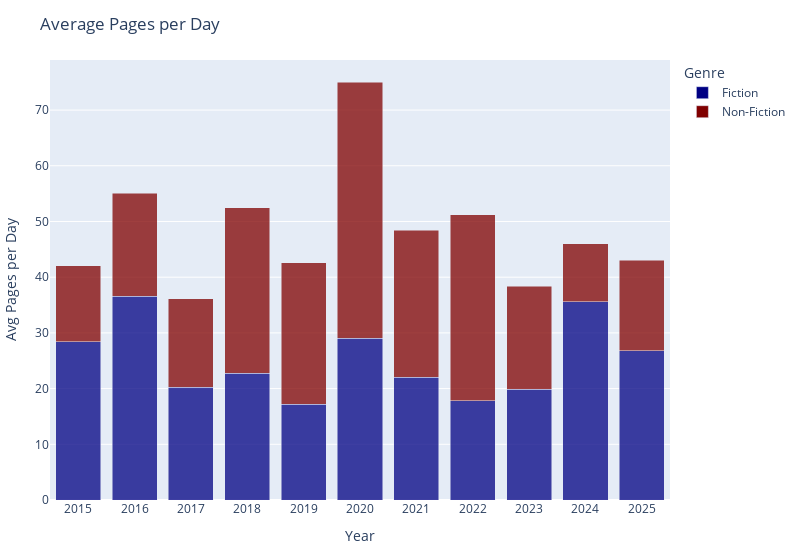

The notebook cell saved with this chart:
### Code cell
fig = genre_barchart(books_df)
fig.show()

div_output = pio.to_html(fig, full_html=False, include_plotlyjs='cdn', config={'responsive': True})
with open("plots/pages_by_genre.html", "w") as f:
    f.write(div_output)

### Figure 1 — Plotly figure (JSON) as saved in the notebook; plotly's stock layout.template omitted (floating-point values rounded to 4 significant figures)
{"data": [{"hovertemplate": "Genre=Fiction<br>Year=%{x}<br>Avg Pages per Day=%{y}<extra></extra>", "legendgroup": "Fiction", "marker": {"color": "rgb(0,0,131)", "opacity": 0.75, "pattern": {"shape": ""}}, "name": "Fiction", "orientation": "v", "showlegend": true, "textposition": "auto", "type": "bar", "x": [2015, 2016, 2017, 2018, 2019, 2020, 2021, 2022, 2023, 2024, 2025], "xaxis": "x", "y": [28.41, 36.56, 20.25, 22.73, 17.19, 29.02, 22.02, 17.85, 19.85, 35.62, 26.78], "yaxis": "y"}, {"hovertemplate": "Genre=Non-Fiction<br>Year=%{x}<br>Avg Pages per Day=%{y}<extra></extra>", "legendgroup": "Non-Fiction", "marker": {"color": "rgb(128,0,0)", "opacity": 0.75, "pattern": {"shape": ""}}, "name": "Non-Fiction", "orientation": "v", "showlegend": true, "textposition": "auto", "type": "bar", "x": [2015, 2016, 2017, 2018, 2019, 2020, 2021, 2022, 2023, 2024, 2025], "xaxis": "x", "y": [13.64, 18.52, 15.87, 29.7, 25.38, 46.02, 26.43, 33.4, 18.55, 10.37, 16.22], "yaxis": "y"}], "layout": {"barmode": "stack", "legend": {"title": {"text": "Genre"}, "tracegroupgap": 0}, "margin": {"b": 60, "l": 10, "r": 10, "t": 60}, "title": {"text": "Average Pages per Day"}, "width": 800, "xaxis": {"anchor": "y", "domain": [0, 1], "title": {"text": "Year"}, "type": "category"}, "yaxis": {"anchor": "x", "domain": [0, 1], "title": {"text": "Avg Pages per Day"}}}}
